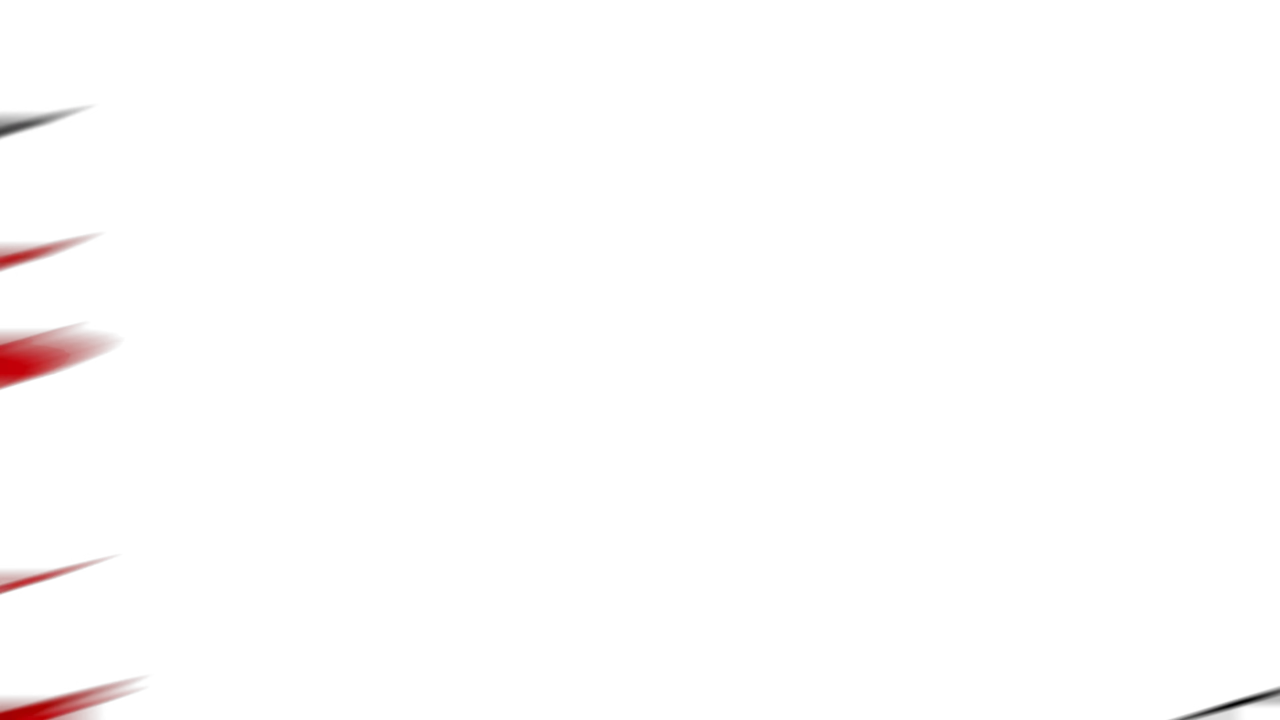
#> input picture android/app/src/main/assets/transition/05.webp, 1280 x 720 px
$ python gen_screens.py ../../app/src/main/assets/transition/04.webp ../../app/src/main/assets/transition/05.webp ../../app/src/main/assets/transition/05.webp ../../app/src/main/assets/transition/05.webp 1.0
#> lines starting #> are read from the running program, lines starting #| are printed output that depends on the picture; after the words box and inside, x2 and y2 are one past the last pixel; in counts of white or black regions, pixels touching at a corner belong together
"""Écrans animés Maybéléger FC (Intro, Mi-temps, Fin), en boucle parfaite.

Usage : python3 gen_screens.py <fonts_dir> <logo_hd.png> <scene: intro|halftime|outro> <dossier_sortie> [secondes]
Écrit frame_0000.png ... (RGB 1920x1080, 30 i/s). Encodage : voir README.md.

Les zones où l'appli écrit les noms, le score et les buteurs (OverlayRenderer.renderResult)
sont fixes : PLATE_Y, PLATE_L, PLATE_R ci-dessous (mêmes valeurs dans le code Kotlin).
"""
import math
import sys

from PIL import Image, ImageChops, ImageDraw, ImageFilter, ImageFont

W, H, FPS = 1920, 1080, 30
YELLOW = (255, 241, 0)
NAVY = (52, 52, 100)
BLACK = (0, 0, 0)
WHITE = (255, 255, 255)

# Cartouches des noms (Mi-temps / Fin) : x de début / fin, y haut / bas
PLATE_Y = (420, 524)
PLATE_L = (150, 730)
PLATE_R = (1190, 1770)
SLANT = 26

FONTS, LOGO_PATH, SCENE, OUT = sys.argv[1:5]
SECONDS = float(sys.argv[5]) if len(sys.argv) > 5 else 10
N = int(SECONDS * FPS)


def bebas(sz):
    return ImageFont.truetype(f"{FONTS}/BebasNeue-Regular.ttf", int(sz))


def josefin(sz, wght=600):
    f = ImageFont.truetype(f"{FONTS}/JosefinSans.ttf", int(sz))
    try:
        f.set_variation_by_axes([wght])
    except Exception:
        pass
    return f


def spaced(d, xy, s, font, fill, spacing, anchor="l"):
    """Texte avec interlettrage (le titre de club en petites capitales espacées)."""
    widths = [d.textlength(c, font=font) for c in s]
    total = sum(widths) + spacing * (len(s) - 1)
    x, y = xy
    if anchor == "m":
        x -= total / 2
    for c, w in zip(s, widths):
        d.text((x, y), c, font=font, fill=fill, anchor="ls")
        x += w + spacing


# ---------------------------------------------------------------------------
# Éléments fixes
# ---------------------------------------------------------------------------
def base_background():
    """Noir, avec une lueur bleu nuit (couleur du liseré du blason) derrière le centre d'intérêt."""
    bg = Image.new("RGB", (W, H), BLACK)
    glow = Image.new("L", (W, H), 0)
    cx, cy = (1380, 540) if SCENE == "intro" else (960, 520)
    ImageDraw.Draw(glow).ellipse((cx - 760, cy - 560, cx + 760, cy + 560), fill=150)
    glow = glow.filter(ImageFilter.GaussianBlur(220))
    bg.paste(Image.new("RGB", (W, H), NAVY), (0, 0), glow)
    return bg


def halftone_tile():
    """Trame de points jaunes, plus denses vers le bas : bande décorative qui défile."""
    tile = Image.new("RGBA", (W + 240, 300), (0, 0, 0, 0))
    d = ImageDraw.Draw(tile)
    step = 24
    for j in range(0, 300, step):
        r = 1.5 + 6.5 * (j / 300)
        for i in range(0, W + 240, step):
            ox = step / 2 if (j // step) % 2 else 0
            d.ellipse((i + ox - r, j - r, i + ox + r, j + r), fill=YELLOW + (70,))
    return tile


def stripes(width, n=9, color=YELLOW):
    """Motif « //// » (rappel des bandes du blason)."""
    im = Image.new("RGBA", (width, 34), (0, 0, 0, 0))
    d = ImageDraw.Draw(im)
    gap = width / n
    for i in range(n):
        x = i * gap
        d.polygon([(x + 12, 0), (x + 12 + gap * 0.45, 0), (x + gap * 0.45, 34), (x, 34)], fill=color + (255,))
    return im


def plate(d, x0, x1):
    y0, y1 = PLATE_Y
    pts = [(x0 + SLANT, y0), (x1, y0), (x1 - SLANT, y1), (x0, y1)]
    d.polygon(pts, fill=BLACK)
    d.line(pts + [pts[0]], fill=YELLOW, width=6, joint="curve")


def static_layer(logo):
    im = Image.new("RGBA", (W, H), (0, 0, 0, 0))
    d = ImageDraw.Draw(im)
    if SCENE == "intro":
        d.text((130, 500), "LE MATCH", font=bebas(250), fill=YELLOW, anchor="ls")
        d.text((136, 640), "VA COMMENCER", font=bebas(132), fill=WHITE, anchor="ls")
        d.rectangle((136, 676, 136 + 120, 682), fill=YELLOW)
        spaced(d, (136, 740), "MAYBÉLÉGER F.C.", josefin(34, 700), WHITE, 8)
        spaced(d, (136, 786), "LE MAY · BÉGROLLES · SAINT-LÉGER", josefin(24), (190, 190, 210), 5)
    else:
        title = "MI-TEMPS" if SCENE == "halftime" else "FIN DU MATCH"
        d.text((W / 2, 335), title, font=bebas(190), fill=YELLOW, anchor="ms")
        sub = "LA 2E MI-TEMPS VA BIENTÔT COMMENCER" if SCENE == "halftime" else "MERCI D'AVOIR SUIVI LE MATCH"
        spaced(d, (W / 2, 1010), sub, josefin(26), (200, 200, 215), 6, anchor="m")
        plate(d, *PLATE_L)
        plate(d, *PLATE_R)
        # Petit logo au-dessus du titre
        lh = 112
        lg = logo.resize((int(logo.width * lh / logo.height), lh), Image.LANCZOS)
        im.alpha_composite(lg, (int(W / 2 - lg.width / 2), 40))
    return im


# ---------------------------------------------------------------------------
# Éléments animés (tous périodiques sur la durée de la boucle)
# ---------------------------------------------------------------------------
def swirl(phase, center, scale, dim=1.0):
    """Anneaux elliptiques inclinés qui tournent, comme la spirale autour du ballon du logo."""
    big = Image.new("RGBA", (W, H), (0, 0, 0, 0))
    d = ImageDraw.Draw(big)
    cx, cy = center
    rings = [  # (demi-grand axe, demi-petit axe, épaisseur, longueur d'arc, alpha, vitesse)
        (820, 250, 26, 150, 230, 1),
        (690, 205, 12, 110, 150, -1),
        (950, 300, 6, 200, 90, 1),
    ]
    for a, b, w, length, alpha, speed in rings:
        a, b, w = a * scale, b * scale, max(2, int(w * scale))
        start = (phase * 360 * speed) % 360
        box = (cx - a, cy - b, cx + a, cy + b)
        alpha = int(alpha * dim)
        d.arc(box, start, start + length, fill=YELLOW + (alpha,), width=w)
        d.arc(box, start + 180, start + 180 + length * 0.6, fill=YELLOW + (alpha // 2,), width=max(2, w // 2))
    return big.rotate(-16, resample=Image.BICUBIC, center=center)


# [14 lines left out: function shine, not called in this run]


def main():
    logo = Image.open(LOGO_PATH).convert("RGBA")
#> logo is the input picture: PIL image 1280x720 RGBA; mean R, G, B, A 199.8, 195.4, 199.1, 1.7
    bg = base_background()
#> in base_background, `ImageDraw.Draw(glow).ellipse((cx - 760, cy - 560, cx + 760, cy + 560),..`:
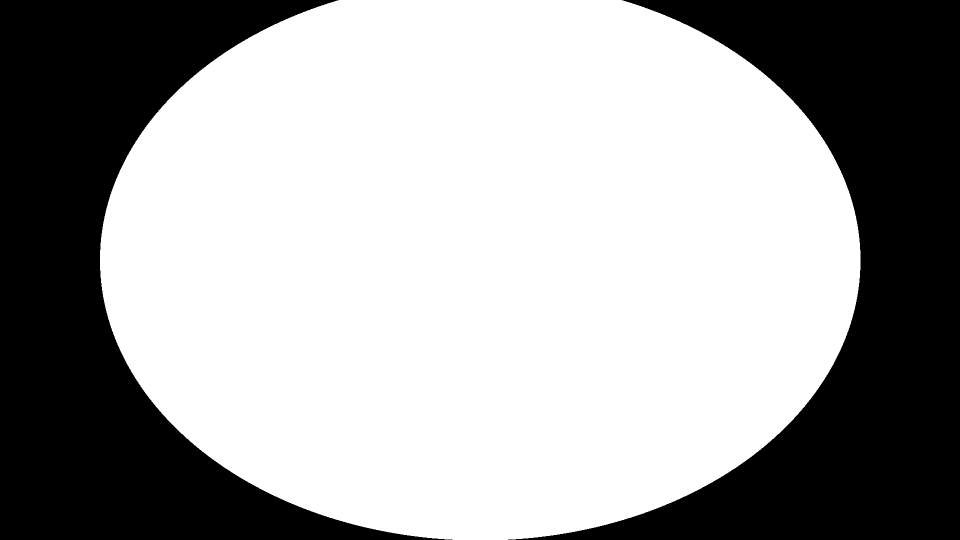
#> glow: PIL image 1920x1080 L (shown at 1/2 size); values 0 (black) and 150 (white), 63.8% white; 2 black regions, box (x1, y1, x2, y2) and area: (0, 0, 905, 1080) 375453, (1016, 0, 1920, 1080) 374373
#> in base_background, `glow = glow.filter(ImageFilter.GaussianBlur(220))`:
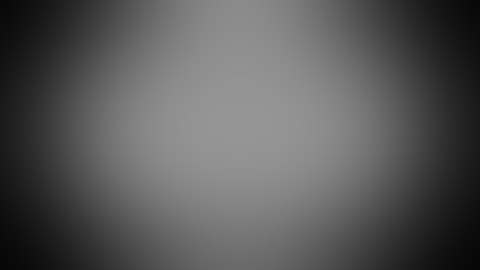
#> glow: PIL image 1920x1080 L (shown at 1/4 size); min 5, max 149, mean 88.9
#> in base_background, `bg.paste(Image.new("RGB", (W, H), NAVY), (0, 0), glow)`:
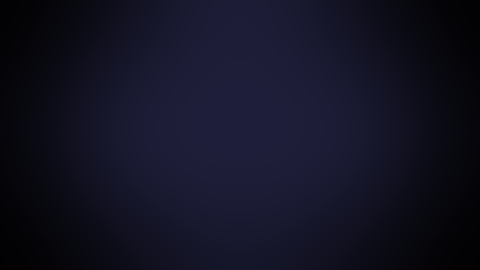
#> bg: PIL image 1920x1080 RGB (shown at 1/4 size); mean R, G, B 18.1, 18.1, 34.9
    tile = halftone_tile()
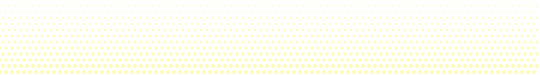
#> tile: PIL image 2160x300 RGBA (shown at 1/4 size); mean R, G, B, A 43.4, 41.1, 0, 11.9; transparent parts drawn white
    static = static_layer(logo)
#> in static_layer, `im.alpha_composite(lg, (int(W / 2 - lg.width / 2), 40))`:
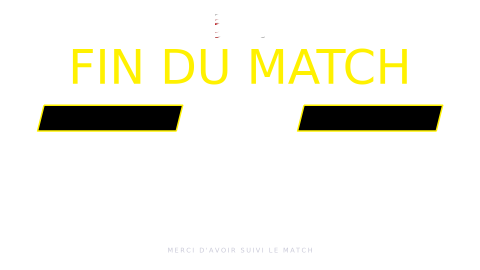
#> im: PIL image 1920x1080 RGBA (shown at 1/4 size); mean R, G, B, A 9.7, 9.1, 0.3, 22.3; transparent parts drawn white
    if SCENE == "intro":
        lh = 700
        big_logo = logo.resize((int(logo.width * lh / logo.height), lh), Image.LANCZOS)
        swirl_center, swirl_scale = (1380, 560), 0.78
    else:
        lh = 760
        wm = logo.resize((int(logo.width * lh / logo.height), lh), Image.LANCZOS)
        wm.putalpha(wm.getchannel("A").point(lambda v: int(v * 0.07)))
        swirl_center, swirl_scale = (960, 500), 1.0

    for f in range(N):
        t = f / N  # 0 → 1 sur la boucle
        frame = bg.copy().convert("RGBA")
        # Trame de points en bas, qui défile vers la gauche (période = 240 px, 2 tours par boucle)
        off = int((t * 2 * 240) % 240)
        frame.alpha_composite(tile.crop((off, 0, off + W, 300)), (0, H - 300))
        if SCENE != "intro":
            frame.alpha_composite(wm, (int(W / 2 - wm.width / 2), int(H / 2 - wm.height / 2) + 20))
        frame.alpha_composite(swirl(t, swirl_center, swirl_scale, 1.0 if SCENE == "intro" else 0.6))
        # Bandes « //// » qui glissent (période = un motif)
        gap = 330 / 9
        s_off = (t * 6 * gap) % gap
        band = Image.new("RGBA", (330 + int(gap) * 2, 34), (0, 0, 0, 0))
        band.alpha_composite(stripes(330 + int(gap) * 2, 11), (0, 0))
        frame.alpha_composite(band.crop((int(gap - s_off), 0, int(gap - s_off) + 330, 34)), (1520, 70))
        frame.alpha_composite(band.crop((int(s_off), 0, int(s_off) + 330, 34)), (70, 980))
        frame.alpha_composite(static)
        if SCENE == "intro":
            # Logo : léger flottement, reflet une fois par boucle
            bob = math.sin(t * 2 * math.pi * 2) * 10
            lg = shine(big_logo, (t - 0.55) / 0.2) if 0.55 <= t <= 0.75 else big_logo
            frame.alpha_composite(lg, (int(1380 - lg.width / 2), int(560 - lg.height / 2 + bob)))
        frame.convert("RGB").save(f"{OUT}/frame_{f:04d}.png", compress_level=1)
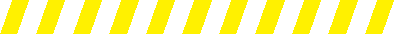
#> band: PIL image 402x34 RGBA; mean R, G, B, A 121.2, 114.5, 0, 121.2; transparent parts drawn white
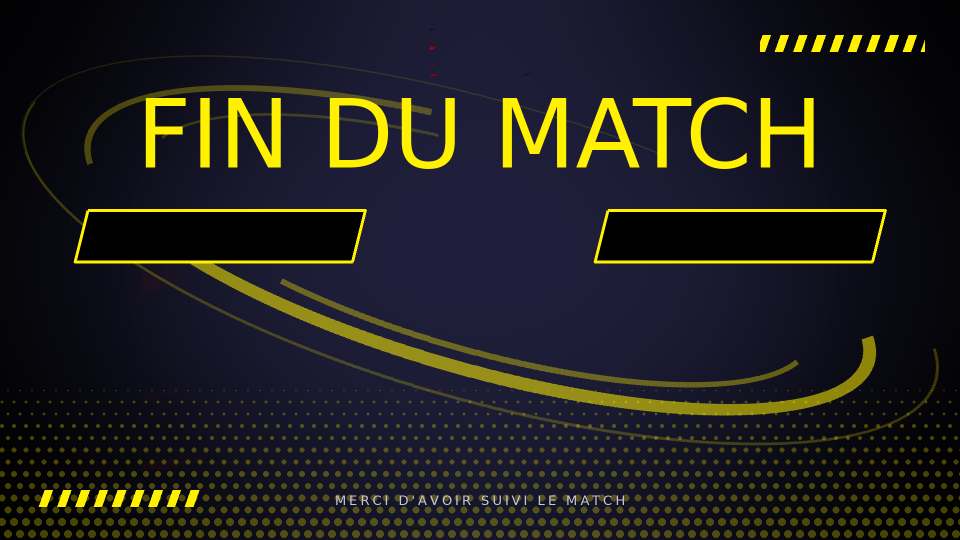
#> frame: PIL image 1920x1080 RGBA (shown at 1/2 size); mean R, G, B, A 33, 32, 30.3, 255
    print(SCENE, N, "images")


if __name__ == "__main__":
    main()
